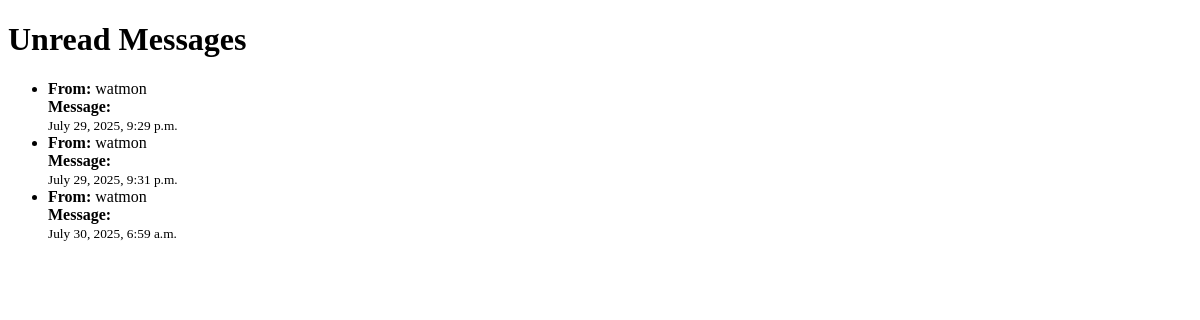
/unread/ (signed in), run on an earlier commit of the app's database.
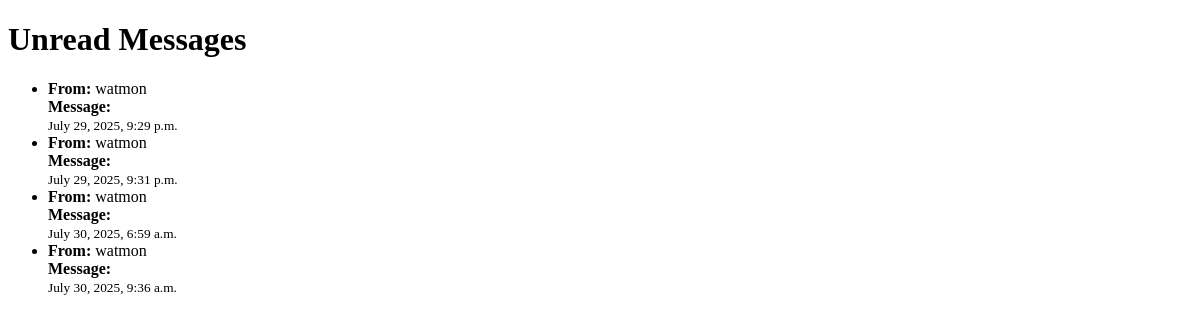
And on a later commit of the database.
### messaging/models.py (models this page shows, shortened)
class Message(models.Model):
    sender = models.ForeignKey(User, on_delete=models.CASCADE, related_name='sent_messages')
    receiver = models.ForeignKey(User, on_delete=models.CASCADE, related_name='received_messages')
    content = models.TextField()
    timestamp = models.DateTimeField(auto_now_add=True)
    edited = models.BooleanField(default=False)
    edited_at = models.DateTimeField(null=True, blank=True)
    edited_by = models.ForeignKey(User, null=True, blank=True, on_delete=models.SET_NULL, related_name='edited_messages')
    read = models.BooleanField(default=False)
    parent_message = models.ForeignKey(
        'self',
        null=True,
        blank=True,
        on_delete=models.CASCADE,
        related_name='replies'
    )
    objects = models.Manager()  # default
    unread = UnreadMessagesManager()  # custom manager

### messaging/views.py (the view)
# urls.py: path('unread/', unread_messages_view, name='unread_messages'),
def unread_messages_view(request):
    unread_messages = Message.unread.unread_for_user(request.user).only('id', 'content', 'timestamp', 'sender', 'receiver')
    return render(request, 'unread_inbox.html', {'messages': unread_messages})

### messaging/managers.py (called while the page is built)
    def unread_for_user(self, user):
        return self.get_queryset().filter(receiver=user, read=False).only('id', 'content', 'timestamp', 'sender', 'receiver')

### messaging/templates/unread_inbox.html (shortened to what this page needs)
<!DOCTYPE html>
<html lang="en">
<head>
</head>
<body>
<h1>Unread Messages</h1>
<ul>
  {% for message in messages %}
    <li>
      <strong>From:</strong> {{ message.sender.username }}<br>
      <strong>Message:</strong> {{ message.text }}<br>
      <small>{{ message.timestamp }}</small>
    </li>
  {% empty %}
    <li>No unread messages.</li>
  {% endfor %}
</ul>
</body>
</html>

What changed in the data, as far as the page shows it:
added Message: sender.username "watmon", timestamp "July 30, 2025, 9:36 a.m."
